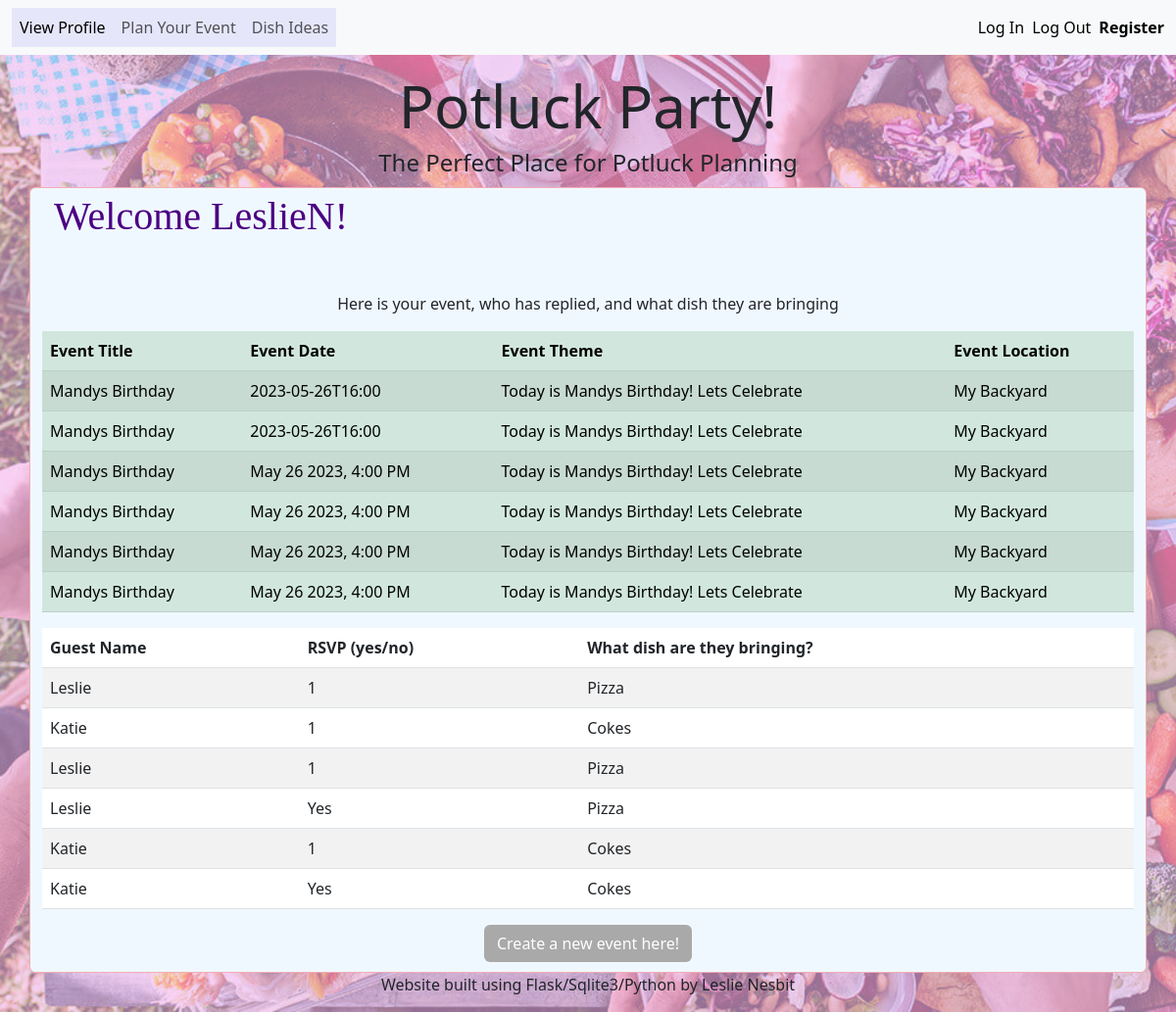
/ (signed in), run on the app's committed database.
### tables this page shows
CREATE TABLE dishes (
dishes_id INTEGER PRIMARY KEY,
dish TEXT NOT NULL,
name TEXT NOT NULL,
dish_id INTEGER NOT NULL,
rsvp_id INTEGER NOT NULL,
FOREIGN KEY (dish_id)
    REFERENCES  dish_type(dish_id),
FOREIGN KEY (rsvp_id)
    REFERENCES rsvp(rsvp_id)
);

CREATE TABLE events (
    event_id INTEGER PRIMARY KEY AUTOINCREMENT,
    event_name TEXT NOT NULL,
    event_date_time DATETIME,
    event_location TEXT NOT NULL,
    event_theme TEXT NOT NULL,
    host_id INTEGER NOT NULL,
    FOREIGN KEY (host_id) REFERENCES users (user_id)
);

CREATE TABLE rsvp (
rsvp_id INTEGER PRIMARY KEY AUTOINCREMENT,
event_id INTEGER NOT NULL,
name TEXT NOT NULL,
response BOOLEAN NOT NULL,
FOREIGN KEY (event_id) REFERENCES events(event_id)
);

### app.py (the view)
@app.route("/")
@login_required
def index():
    username = session.get("username")
    user_id = session.get("id")
    con = sqlite3.connect(db)
    cur = con.cursor()
    cur.execute("BEGIN")
    cur.execute("SELECT event_id FROM events WHERE host_id = ?", (user_id,))
    event_ids = cur.fetchall()
    event_data=[]
    for event_id in event_ids:
        query = cur.execute("SELECT event_name, event_date_time, event_theme, event_location, rsvp.name, rsvp.response, dishes.dish FROM events JOIN rsvp ON rsvp.event_id = events.event_id JOIN dishes ON dishes.rsvp_id = rsvp.rsvp_id WHERE events.event_id = ?", (event_id[0],))
        fetched_data = cur.fetchall()
        event_data.extend(fetched_data)
        for row in fetched_data:
            event_date_time = datetime.strptime(row[1], "%Y-%m-%dT%H:%M")
            formatted_datetime= event_date_time.strftime("%B %-d %Y, %-I:%M %p")
            row = row[:1] + (formatted_datetime,) + row[2:]
            event_data.append(row)
            if row[5] == 1:
                response_text = "Yes"
            elif row[5] == 0:
                response_text = "No"
            else:
                response_text = "Unknown"
            row = row[:5] + (response_text,) + row[6:]
            event_data.append(row)
    con.close()
    return render_template("index.html", event_data=event_data)

### app.py (called while the page is built)
def login_required(f):
    @wraps(f)
    def decorated_function(*args, **kwargs):
        if session.get("id") is None:
            return redirect("/login")
        return f(*args, **kwargs)
    return decorated_function

### templates/index.html
{% extends "layout.html" %} {% block title %} Profile {% endblock %} {% block
main %}
<div class="container">
  <h1 class="profilename">Welcome {{ session.username }}!</h1>
</div>
<br />
<br />
<p class="text-center">
  Here is your event, who has replied, and what dish they are bringing
</p>
<table class="table table-success table-striped">
  <thead>
    <tr>
      <th scope="col">Event Title</th>
      <th scope="col">Event Date</th>
      <th scope="col">Event Theme</th>
      <th scope="col">Event Location</th>
    </tr>
  </thead>
  <tbody>
    {% for data in event_data %}
    <tr>
      <td scope="row">{{ data[0] }}</td>
      <td>{{ data[1] }}</td>
      <td>{{ data[2] }}</td>
      <td>{{ data[3] }}</td>
    </tr>
    {% endfor %}
  </tbody>
</table>
<table class="table table-striped">
  <thead>
    <tr>
      <th scope="col">Guest Name</th>
      <th scope="col">RSVP (yes/no)</th>
      <th scope="col">What dish are they bringing?</th>
    </tr>
  </thead>
  <tbody>
    {% for data in event_data %}
    <tr>
      <td>{{ data[4] }}</td>
      <td>{{ data[5] }}</td>
      <td>{{ data[6] }}</td>
    </tr>
    {% endfor %}
  </tbody>
</table>
<div class="container centerbtn">
  <button type="submit" class="btn profilebtn">
    <a href="{{ url_for ('events') }}">Create a new event here!</a>
  </button>
</div>
{% endblock %}

### templates/layout.html (shortened to what this page needs)
<!DOCTYPE html>
<html lang="en">
  <head>
    <link
      href="https://cdn.jsdelivr.net/npm/bootstrap@5.3.0-alpha1/dist/css/bootstrap.min.css"
      rel="stylesheet"
    />
    <link rel="stylesheet" href="/static/style.css" />
  </head>
  <body>
    <nav class="navbar navbar-expand-lg bg-body-tertiary">
      <div class="container-fluid">
        <div class="collapse navbar-collapse" id="navbarText">
          <ul class="navbar-nav me-auto mb-2 mb-lg-0">
            <li class="nav-item">
              <a
                class="nav-link active"
                aria-current="page"
                href="{{ url_for ('index') }}"
                >View Profile</a
              >
            </li>
            <li class="nav-item">
              <a class="nav-link" href="{{ url_for ('events') }}"
                >Plan Your Event</a
              >
            </li>
            <li class="nav-item">
              <a class="nav-link" href="{{ url_for ('recipes') }}"
                >Dish Ideas</a
              >
            </li>
          </ul>
          <span class="navbar-text me-2"
            ><a class="nav-link" href="{{ url_for ('login') }}"> Log In</a>
          </span>
          <span class="navbar-text me-2">
            <a class="nav-link" href="{{ url_for ('logout') }}"> Log Out</a>
          </span>
          <span class="navbar-text fw-bold"
            ><a class="nav-link" href="{{ url_for ('register') }}"> Register</a>
          </span>
        </div>
      </div>
    </nav>
    <h1 class="text-center header mt-3">Potluck Party!</h1>
    <h4 class="text-center">The Perfect Place for Potluck Planning</h4>
    <div class="container main-container rounded border border-danger-subtle">
      <main>{% block main %} {% endblock %}</main>
    </div>
    <footer class="text-center">
      <p>Website built using Flask/Sqlite3/Python by Leslie Nesbit</p>
    </footer>
  </body>
</html>

### static/style.css (style rules this page uses)
body { background-color: rgb(245, 186, 245); }
a { text-decoration: none; color: white; }
ul { background-color: lavender; list-style: none; }
.main-container { background-color: aliceblue; margin-top: 10px; }
.header { font-size: 60px; font-style: bold; }
.profilename, .recipes { font-family: Garamond; color: indigo; margin: 5px auto; }
.centerbtn { display: flex; justify-content: center; }
.profilebtn, .recipebtn { background-color: darkgrey; margin-bottom: 10px; color: white; }

### data on the page
dishes: event_name "Mandys Birthday", event_date_time "2023-05-26T16:00", event_theme "Today is Mandys Birthday! Lets Celebrate", event_location "My Backyard", data "May 26 2023, 4:00 PM", name "Leslie", response "1", dish "Pizza", data "Yes"
dishes: event_name "Mandys Birthday", event_date_time "2023-05-26T16:00", event_theme "Today is Mandys Birthday! Lets Celebrate", event_location "My Backyard", data "May 26 2023, 4:00 PM", name "Katie", response "1", dish "Cokes", data "Yes"

### other printed values
{{ session.username }} "LeslieN"
